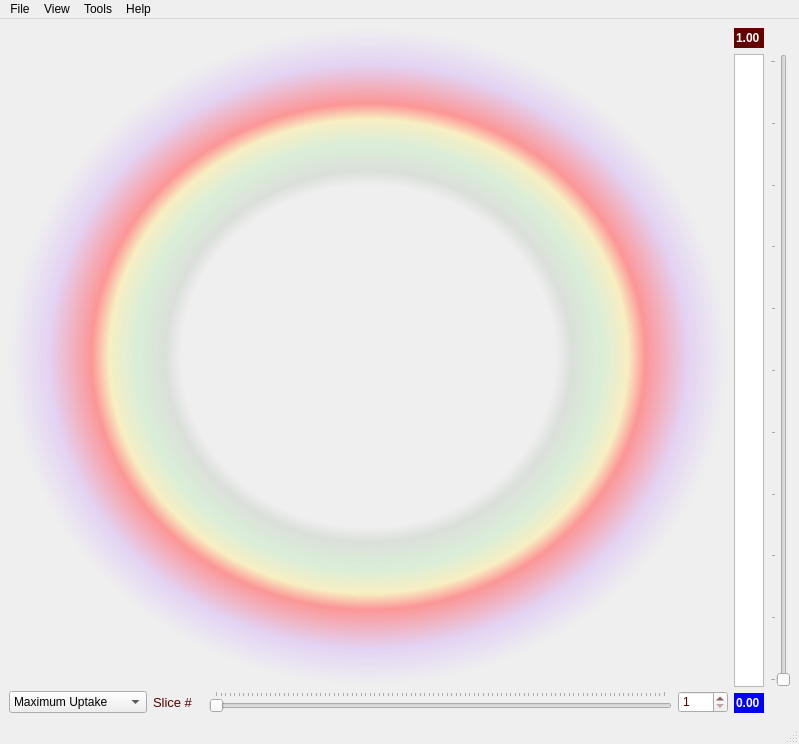
<?xml version="1.0" encoding="UTF-8"?>
<ui version="4.0">
 <class>CaPViewDCEWindow</class>
 <widget class="QMainWindow" name="CaPViewDCEWindow">
  <property name="geometry">
   <rect>
    <x>0</x>
    <y>0</y>
    <width>799</width>
    <height>744</height>
   </rect>
  </property>
  <property name="minimumSize">
   <size>
    <width>600</width>
    <height>400</height>
   </size>
  </property>
  <property name="windowTitle">
   <string>CaPView</string>
  </property>
  <property name="windowIcon">
   <iconset resource="../Resources/ccipdCaPViewMain.qrc">
    <normaloff>:/resources/MainWindow2.png</normaloff>:/resources/MainWindow2.png</iconset>
  </property>
  <property name="styleSheet">
   <string notr="true"/>
  </property>
  <widget class="QWidget" name="centralwidget">
   <layout class="QGridLayout" name="gridLayout_2">
    <item row="0" column="0">
     <widget class="QVTKWidget" name="qVTKWidget_DCE" native="true">
      <property name="sizePolicy">
       <sizepolicy hsizetype="Minimum" vsizetype="Minimum">
        <horstretch>4</horstretch>
        <verstretch>5</verstretch>
       </sizepolicy>
      </property>
      <property name="minimumSize">
       <size>
        <width>150</width>
        <height>150</height>
       </size>
      </property>
      <property name="sizeIncrement">
       <size>
        <width>0</width>
        <height>0</height>
       </size>
      </property>
      <property name="baseSize">
       <size>
        <width>0</width>
        <height>0</height>
       </size>
      </property>
      <property name="cursor">
       <cursorShape>OpenHandCursor</cursorShape>
      </property>
      <property name="mouseTracking">
       <bool>true</bool>
      </property>
      <property name="contextMenuPolicy">
       <enum>Qt::ActionsContextMenu</enum>
      </property>
      <property name="styleSheet">
       <string notr="true">background-color: qradialgradient(spread:pad, cx:0.5, cy:0.5, radius:0.5, fx:0.5, fy:0.5, stop:0 rgba(0, 0, 0, 0), stop:0.52 rgba(0, 0, 0, 0), stop:0.565 rgba(82, 121, 76, 33), stop:0.65 rgba(159, 235, 148, 64), stop:0.721925 rgba(255, 238, 150, 129), stop:0.77 rgba(255, 128, 128, 204), stop:0.89 rgba(191, 128, 255, 64), stop:1 rgba(0, 0, 0, 0));</string>
      </property>
     </widget>
    </item>
    <item row="0" column="1" rowspan="2">
     <layout class="QGridLayout" name="gridLayout">
      <item row="0" column="0">
       <widget class="QLineEdit" name="lineEdit_HeatmapLegendRange">
        <property name="enabled">
         <bool>true</bool>
        </property>
        <property name="sizePolicy">
         <sizepolicy hsizetype="Fixed" vsizetype="Minimum">
          <horstretch>0</horstretch>
          <verstretch>2</verstretch>
         </sizepolicy>
        </property>
        <property name="minimumSize">
         <size>
          <width>20</width>
          <height>15</height>
         </size>
        </property>
        <property name="maximumSize">
         <size>
          <width>30</width>
          <height>20</height>
         </size>
        </property>
        <property name="sizeIncrement">
         <size>
          <width>0</width>
          <height>0</height>
         </size>
        </property>
        <property name="font">
         <font>
          <weight>75</weight>
          <bold>true</bold>
          <kerning>false</kerning>
         </font>
        </property>
        <property name="cursor">
         <cursorShape>ArrowCursor</cursorShape>
        </property>
        <property name="mouseTracking">
         <bool>false</bool>
        </property>
        <property name="styleSheet">
         <string notr="true">
color: rgb(255, 255, 255);


background-color: rgba(100, 0, 0, 255);</string>
        </property>
        <property name="text">
         <string>1.00</string>
        </property>
        <property name="frame">
         <bool>false</bool>
        </property>
        <property name="readOnly">
         <bool>false</bool>
        </property>
       </widget>
      </item>
      <item row="1" column="0">
       <widget class="QGraphicsView" name="graphicsView_HeatmapLegend">
        <property name="sizePolicy">
         <sizepolicy hsizetype="Fixed" vsizetype="Minimum">
          <horstretch>1</horstretch>
          <verstretch>2</verstretch>
         </sizepolicy>
        </property>
        <property name="minimumSize">
         <size>
          <width>30</width>
          <height>100</height>
         </size>
        </property>
        <property name="maximumSize">
         <size>
          <width>30</width>
          <height>16777215</height>
         </size>
        </property>
        <property name="styleSheet">
         <string notr="true">background-color: qlineargradient(spread:pad, 
x1:0, y1:0, x2:1, y2:0, 
stop:0 rgba(0, 0, 255, 255),
stop:0.40 rgba(255, 255, 0, 255), 
stop:1.00 rgba(255, 0, 0, 255)
);
background-color: qlineargradient(spread:pad, x1:0, y1:1, x2:0, y2:0
, stop:0.0625 rgba(000, 000, 255, 255)
, stop:0.3750 rgba(000, 255, 000, 255)
, stop:0.5000 rgba(255, 255, 000, 255)
, stop:0.6250 rgba(255, 200, 000, 255)
, stop:0.7500 rgba(255, 000, 000, 255)
, stop:1.0000 rgba(100, 000, 000, 255)
);
</string>
        </property>
        <property name="frameShape">
         <enum>QFrame::StyledPanel</enum>
        </property>
        <property name="frameShadow">
         <enum>QFrame::Plain</enum>
        </property>
        <property name="foregroundBrush">
         <brush brushstyle="Dense7Pattern">
          <color alpha="255">
           <red>0</red>
           <green>255</green>
           <blue>0</blue>
          </color>
         </brush>
        </property>
        <property name="cacheMode">
         <set>QGraphicsView::CacheBackground</set>
        </property>
        <property name="transformationAnchor">
         <enum>QGraphicsView::NoAnchor</enum>
        </property>
       </widget>
      </item>
      <item row="1" column="1">
       <widget class="QxtSpanSlider" name="qxtSpanSlider_Heatmap">
        <property name="maximum">
         <number>100</number>
        </property>
        <property name="tickPosition">
         <enum>QSlider::TicksAbove</enum>
        </property>
        <property name="tickInterval">
         <number>10</number>
        </property>
        <property name="upperValue">
         <number>100</number>
        </property>
        <property name="handleMovementMode">
         <enum>QxtSpanSlider::NoOverlapping</enum>
        </property>
       </widget>
      </item>
      <item row="2" column="0">
       <widget class="QLineEdit" name="lineEdit_HeatmapLegendMinimum">
        <property name="enabled">
         <bool>true</bool>
        </property>
        <property name="sizePolicy">
         <sizepolicy hsizetype="Fixed" vsizetype="Minimum">
          <horstretch>0</horstretch>
          <verstretch>2</verstretch>
         </sizepolicy>
        </property>
        <property name="minimumSize">
         <size>
          <width>20</width>
          <height>15</height>
         </size>
        </property>
        <property name="maximumSize">
         <size>
          <width>30</width>
          <height>20</height>
         </size>
        </property>
        <property name="font">
         <font>
          <weight>75</weight>
          <bold>true</bold>
          <kerning>false</kerning>
         </font>
        </property>
        <property name="cursor">
         <cursorShape>ArrowCursor</cursorShape>
        </property>
        <property name="mouseTracking">
         <bool>false</bool>
        </property>
        <property name="styleSheet">
         <string notr="true">color: rgb(255, 255, 255);
background-color: rgba(0, 0, 255, 255);</string>
        </property>
        <property name="text">
         <string>0.00</string>
        </property>
        <property name="frame">
         <bool>false</bool>
        </property>
        <property name="readOnly">
         <bool>false</bool>
        </property>
       </widget>
      </item>
     </layout>
    </item>
    <item row="1" column="0">
     <layout class="QGridLayout" name="gridLayout_6">
      <item row="0" column="1">
       <widget class="QLabel" name="label_Slice">
        <property name="sizePolicy">
         <sizepolicy hsizetype="Preferred" vsizetype="Minimum">
          <horstretch>0</horstretch>
          <verstretch>1</verstretch>
         </sizepolicy>
        </property>
        <property name="minimumSize">
         <size>
          <width>50</width>
          <height>20</height>
         </size>
        </property>
        <property name="font">
         <font>
          <family>MS Shell Dlg 2</family>
          <pointsize>10</pointsize>
          <weight>9</weight>
          <italic>false</italic>
          <bold>false</bold>
         </font>
        </property>
        <property name="styleSheet">
         <string notr="true">font: 75 10pt &quot;MS Shell Dlg 2&quot;;
color: rgb(85, 0, 0);
</string>
        </property>
        <property name="text">
         <string>Slice #</string>
        </property>
       </widget>
      </item>
      <item row="0" column="2">
       <widget class="QSlider" name="horizontalSlider_currentSlice">
        <property name="sizePolicy">
         <sizepolicy hsizetype="Expanding" vsizetype="Minimum">
          <horstretch>0</horstretch>
          <verstretch>1</verstretch>
         </sizepolicy>
        </property>
        <property name="minimumSize">
         <size>
          <width>85</width>
          <height>20</height>
         </size>
        </property>
        <property name="styleSheet">
         <string notr="true"/>
        </property>
        <property name="minimum">
         <number>1</number>
        </property>
        <property name="maximum">
         <number>100</number>
        </property>
        <property name="pageStep">
         <number>17</number>
        </property>
        <property name="orientation">
         <enum>Qt::Horizontal</enum>
        </property>
        <property name="tickPosition">
         <enum>QSlider::TicksAbove</enum>
        </property>
        <property name="tickInterval">
         <number>1</number>
        </property>
       </widget>
      </item>
      <item row="0" column="3">
       <widget class="QSpinBox" name="spinBox_currentSlice">
        <property name="sizePolicy">
         <sizepolicy hsizetype="Minimum" vsizetype="Minimum">
          <horstretch>0</horstretch>
          <verstretch>1</verstretch>
         </sizepolicy>
        </property>
        <property name="minimumSize">
         <size>
          <width>50</width>
          <height>20</height>
         </size>
        </property>
        <property name="styleSheet">
         <string notr="true">color: rgb(85, 0, 0);</string>
        </property>
        <property name="minimum">
         <number>1</number>
        </property>
        <property name="maximum">
         <number>100</number>
        </property>
       </widget>
      </item>
      <item row="0" column="0">
       <widget class="QComboBox" name="comboBox_Features_DCE">
        <item>
         <property name="text">
          <string>Maximum Uptake</string>
         </property>
        </item>
        <item>
         <property name="text">
          <string>Time to Peak</string>
         </property>
        </item>
        <item>
         <property name="text">
          <string>Rate of Uptake</string>
         </property>
        </item>
        <item>
         <property name="text">
          <string>Rate of Washout</string>
         </property>
        </item>
        <item>
         <property name="text">
          <string>Enhancement</string>
         </property>
        </item>
        <item>
         <property name="text">
          <string>Enhancement Ratio</string>
         </property>
        </item>
       </widget>
      </item>
     </layout>
    </item>
   </layout>
  </widget>
  <widget class="QMenuBar" name="menubar">
   <property name="geometry">
    <rect>
     <x>0</x>
     <y>0</y>
     <width>799</width>
     <height>21</height>
    </rect>
   </property>
   <widget class="QMenu" name="menuFile">
    <property name="title">
     <string>File</string>
    </property>
    <widget class="QMenu" name="menuLoad">
     <property name="title">
      <string>Load ...</string>
     </property>
     <widget class="QMenu" name="menuMask_mha_mhd">
      <property name="title">
       <string>Mask</string>
      </property>
     </widget>
     <widget class="QMenu" name="menuVolume">
      <property name="title">
       <string>Volume</string>
      </property>
      <addaction name="action_Load_DCE"/>
     </widget>
     <addaction name="menuVolume"/>
     <addaction name="separator"/>
     <addaction name="menuMask_mha_mhd"/>
    </widget>
    <widget class="QMenu" name="menuSave">
     <property name="title">
      <string>Save ...</string>
     </property>
     <addaction name="action_SaveDCEImage"/>
     <addaction name="action_SaveAppSnapshot"/>
    </widget>
    <addaction name="menuLoad"/>
    <addaction name="separator"/>
    <addaction name="menuSave"/>
    <addaction name="actionExit"/>
   </widget>
   <widget class="QMenu" name="menuAbout">
    <property name="title">
     <string>Help</string>
    </property>
    <addaction name="actionCaPView_Help"/>
    <addaction name="actionAbout_CaPView"/>
    <addaction name="actionAbout_CCIPD"/>
   </widget>
   <widget class="QMenu" name="menuView">
    <property name="title">
     <string>View</string>
    </property>
    <addaction name="action_ResetCamera"/>
   </widget>
   <widget class="QMenu" name="menuTools">
    <property name="title">
     <string>Tools</string>
    </property>
    <addaction name="actionReset_Parameters"/>
   </widget>
   <addaction name="menuFile"/>
   <addaction name="menuView"/>
   <addaction name="menuTools"/>
   <addaction name="menuAbout"/>
  </widget>
  <widget class="QStatusBar" name="statusbar"/>
  <action name="actionExit">
   <property name="icon">
    <iconset resource="../Resources/ccipdCaPViewMain.qrc">
     <normaloff>:/resources/Exit3.png</normaloff>:/resources/Exit3.png</iconset>
   </property>
   <property name="text">
    <string>Exit</string>
   </property>
  </action>
  <action name="actionCaPView_Help">
   <property name="text">
    <string>CaPView Help</string>
   </property>
  </action>
  <action name="actionAbout_CaPView">
   <property name="text">
    <string>About CaPView</string>
   </property>
  </action>
  <action name="actionAbout_CCIPD">
   <property name="text">
    <string>About CCIPD</string>
   </property>
  </action>
  <action name="action_SaveAppSnapshot">
   <property name="text">
    <string>Save App Image As ...</string>
   </property>
  </action>
  <action name="action_ResetCamera">
   <property name="icon">
    <iconset resource="../Resources/ccipdCaPViewMain.qrc">
     <normaloff>:/resources/ResetCamera3.png</normaloff>:/resources/ResetCamera3.png</iconset>
   </property>
   <property name="text">
    <string>Reset Camera</string>
   </property>
  </action>
  <action name="actionReset_Parameters">
   <property name="icon">
    <iconset resource="../Resources/ccipdCaPViewMain.qrc">
     <normaloff>:/resources/Reset2.png</normaloff>:/resources/Reset2.png</iconset>
   </property>
   <property name="text">
    <string>Reset Parameters</string>
   </property>
  </action>
  <action name="action_Load_DCE">
   <property name="icon">
    <iconset resource="../Resources/ccipdCaPViewMain.qrc">
     <normaloff>:/resources/LoadImage2.png</normaloff>
     <normalon>LoadImage.bmp</normalon>:/resources/LoadImage2.png</iconset>
   </property>
   <property name="text">
    <string>DCE</string>
   </property>
   <property name="toolTip">
    <string>Load DCE Volume Image</string>
   </property>
  </action>
  <action name="action_SaveDCEImage">
   <property name="icon">
    <iconset resource="../Resources/ccipdCaPViewMain.qrc">
     <normaloff>:/resources/Save1.png</normaloff>:/resources/Save1.png</iconset>
   </property>
   <property name="text">
    <string>Save DCE Viewer Image As ...</string>
   </property>
   <property name="toolTip">
    <string>Saves a snapshot of the DCE viewer window</string>
   </property>
  </action>
 </widget>
 <customwidgets>
  <customwidget>
   <class>QxtSpanSlider</class>
   <extends>QSlider</extends>
   <header>QxtSpanSlider</header>
  </customwidget>
  <customwidget>
   <class>QVTKWidget</class>
   <extends>QWidget</extends>
   <header>QVTKWidget.h</header>
  </customwidget>
 </customwidgets>
 <resources>
  <include location="../Resources/ccipdCaPViewMain.qrc"/>
 </resources>
 <connections>
  <connection>
   <sender>horizontalSlider_currentSlice</sender>
   <signal>valueChanged(int)</signal>
   <receiver>spinBox_currentSlice</receiver>
   <slot>setValue(int)</slot>
   <hints>
    <hint type="sourcelabel">
     <x>694</x>
     <y>653</y>
    </hint>
    <hint type="destinationlabel">
     <x>750</x>
     <y>653</y>
    </hint>
   </hints>
  </connection>
  <connection>
   <sender>spinBox_currentSlice</sender>
   <signal>valueChanged(int)</signal>
   <receiver>horizontalSlider_currentSlice</receiver>
   <slot>setValue(int)</slot>
   <hints>
    <hint type="sourcelabel">
     <x>750</x>
     <y>653</y>
    </hint>
    <hint type="destinationlabel">
     <x>694</x>
     <y>653</y>
    </hint>
   </hints>
  </connection>
 </connections>
</ui>
